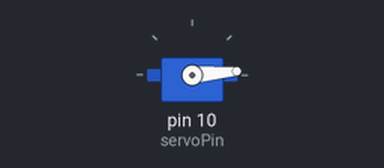
Recording of a sketch running on a simulated Arduino Uno, built with avr-gcc and run on an emulated ATmega328P. On the bench: servo.

Above: at 0.1 s.
At 0.7 s:
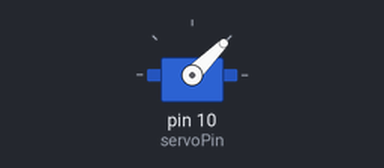
At 1.3 s:
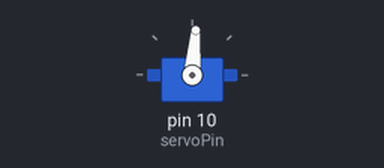
Timing chart, 0 to 4.2 s (numbered marks = the images above):
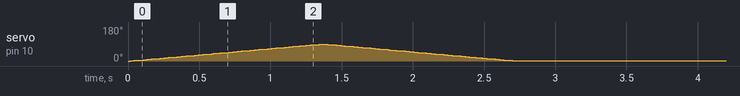

The sketch:

servo_test.ino
```cpp
#include <Servo.h>

int servoPin = 10;
int sensor  = A2;
int val = 0;

Servo servo;

int angle = 0; // servo position in degrees

void setup()
{
  Serial.begin(9600);
  servo.attach(servoPin);
        for(angle = 0; angle < 90; angle++)
      {
        servo.write(angle);
        delay(15);
      }
       for(angle = 90; angle > 0; angle--)
      {
        servo.write(angle);
        delay(15);
      }
}


void loop()
{

      //서보모터 (뚜껑 열기)
//      for(angle = 0; angle < 180; angle++)
//      {
//        servo.write(angle);
//        delay(15);
//      }
//
//      for(angle = 180; angle > 0; angle--)
//      {
//        servo.write(angle);
//        delay(15);
//      }


} 
```
